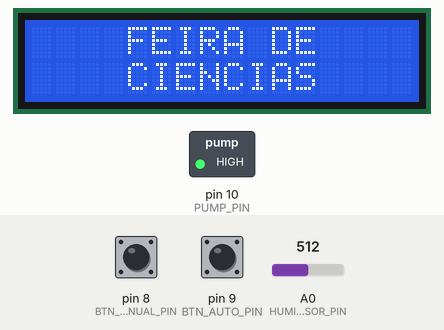
A sketch run on a simulated Arduino Uno, built with avr-gcc and run on an emulated ATmega328P. On the bench: 16×2 character LCD, switched loads named in the sketch (green lamp = pin HIGH). The test bench sets the inputs (shaded band); at power-on: pin 8 (BTN_MANUAL_PIN) HIGH, pin 9 (BTN_AUTO_PIN) HIGH, A0 (HUMIDITY_SENSOR_PIN) = 512.

Above: at 1.6 s.
At 4.2 s:
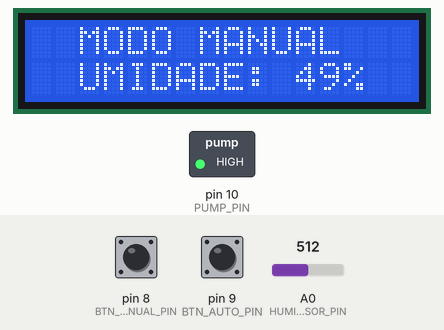
4.3 s: pin 8 (BTN_MANUAL_PIN) pulled LOW for 0.15 s
At 4.75 s:
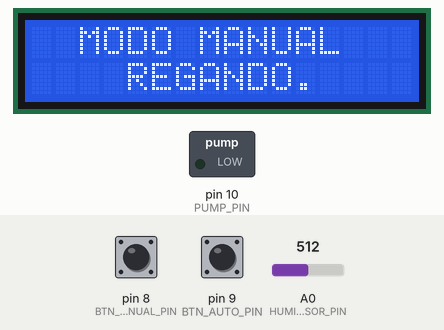
7.5 s: pin 9 (BTN_AUTO_PIN) pulled LOW for 0.15 s
8.2 s: A0 (HUMIDITY_SENSOR_PIN) set to 533
At 9.8 s:
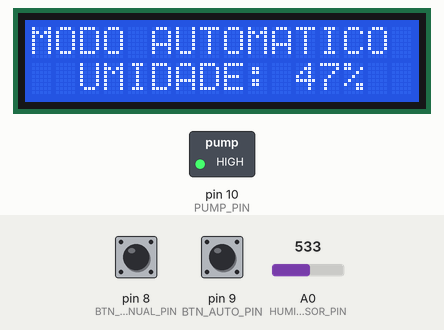
10.8 s: pin 8 (BTN_MANUAL_PIN) pulled LOW for 1 s
At 11.4 s:
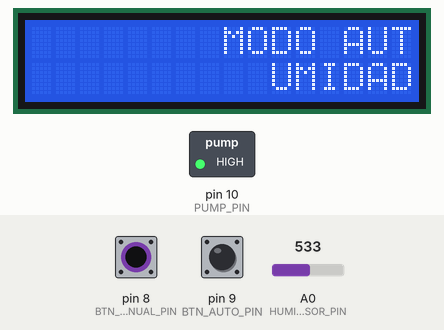
12.4 s: pin 9 (BTN_AUTO_PIN) pulled LOW for 1 s
14.0 s: A0 (HUMIDITY_SENSOR_PIN) set to 511
At 15.5 s:
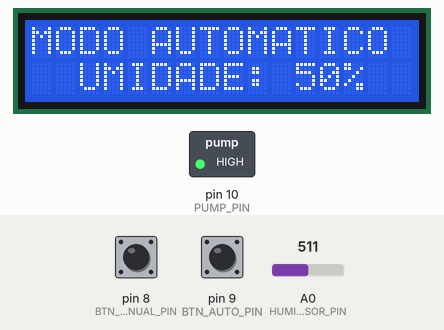
Timing chart, 0 to 17.0 s (numbered marks = the images above; inputs shaded):
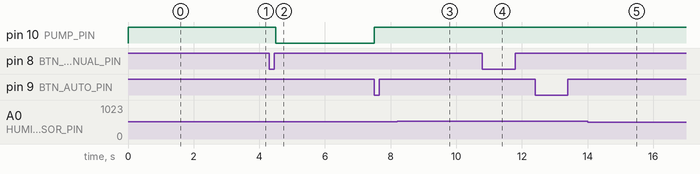

Measured:
- after the input at 4.3 s, pin 10 (PUMP_PIN): HIGH → LOW after 0.20 s; the display: changes after 0.21 s (image 2)
- after the input at 7.5 s, pin 10 (PUMP_PIN): LOW → HIGH at once
- after the input at 8.2 s, the display: first differs from a run without the input after 1.1 s (image 3)
- after the input at 10.8 s, the display: first changes at once (image 4 shows a later state)
- after the input at 14.0 s, the display: first differs from a run without the input after 0.63 s (image 5)
- what the display in image 0 shows lasts 1.5 s, from 1.6 s to 3.1 s
- what the display in image 2 shows lasts 0.5 s, from 4.5 s to 5.0 s

The sketch:

Main.ino
```cpp
// Inclui a biblioteca customizada do projeto

#include <ScienceFairGreenhouse.h>

// Define os pinos que serão utilizados para ligar os botões

#define BTN_MANUAL_PIN 8
#define BTN_AUTO_PIN 9

// Define o pino do sensor de umidade

#define HUMIDITY_SENSOR_PIN A0

// Define o pino do relé que acionará a bomba d'água

#define PUMP_PIN 10

// Limite de umidade. Se a umidade estiver abaixo desse valor, no modo automático, inicia a irrigação.
// Lê o valor analógico do sensor de umidade (0 = mais úmido, 1023 = mais seco).
// Como o sensor mede a resistência elétrica no solo (maior resistência = solo mais seco),
// o valor lido será invertido usando a função map() para que 1023 corresponda a 0% de umidade
// (solo seco) e 0 corresponda a 100% de umidade (solo úmido). Essa conversão é necessária
// para exibir a umidade de forma mais intuitiva na tela.

#define DRY_LIMIT 75

// Tempo (em milissegundos) que ficará irrigando no modo automático (1m)

#define IRRIGATION_DURATION 60000

// Tempo (em milissegundos) que ficará sem irrigar após finalizar a irrigação automatica (12h)

#define IRRIGATION_INTERVAL 43200000

// Tempo (em milissegundos) que ficará sem irrigar após finalizar a irrigação automatica caso esteja com o solo encharcado (1h)

#define IRRIGATION_INTERVAL_SOGGY_SOIL 3600000

#define SOGGY_SOIL_MESSAGE_DURATION 2000

// Tempo (em milissegundos) que ficará sem atualizar o valor da umidade (1s)

#define HUMIDITY_INTERVAL 1000

// Define os pinos que serão utilizados para ligação do display e inicia a variável do display
// A Classe display estende a classe LiquidCrystal

Display display(12, 11, 5, 4, 3, 2);

// Variável que armazenará o modo em que a irrigação está, é um enum importado da lib ScienceFairGreenhouse.h

IrrigationMode irrigationMode = IrrigationMode::MANUAL_MODE_OFF;

// Variável que armazenará o nivel da umidade

int currentHumidity = 0;

// Váriavel auxiliar para formatar a umidade para o display

char formatHumidity[17] = "";

// Váriaveis para controle de tempo sem travar a execução

unsigned long previousHumidityTimer = 0;
unsigned long previousIrrigationTimer = 0;
unsigned long irrigationStartTimer = 0;
unsigned long soggySoilMessageStartTimer = 0;

// Rodará uma vez

void setup() {

  // Define o tipo do pino dos botões (entrada, inverte o HIGH LOW)

  pinMode(BTN_MANUAL_PIN, INPUT_PULLUP);
  pinMode(BTN_AUTO_PIN, INPUT_PULLUP);

  // Define o tipo do pino do sensor de umidade (entrada)

  pinMode(HUMIDITY_SENSOR_PIN, INPUT);

  // Define o tipo de pino da bomba d'água (saída)

  pinMode(PUMP_PIN, OUTPUT);

  // Define o Valor HIGH na bomba d'água, para manter-lá desligada

  digitalWrite(PUMP_PIN, HIGH);

  // Inicia o Display e define as dimensões (quantidade de colunas e de linhas, respectivamente)

  display.begin(16, 2);

  // Chama a função de Introdução

  display.intro();

}

// Rodará em Looping até desligar o arduino

void loop() {

  // Pega o instante atual

  unsigned long currentTimer = millis();

  // Obtém o valor digital (HIGH, LOW) dos botões, não é obrigatório armazenar em uma váriavel mas é um bom costume
  // São declaradas dentro do void loop, pois não são utilizadas em outro escopo, o que deixa o código mais limpo

  int btnManualState = digitalRead(BTN_MANUAL_PIN);
  int btnAutoState = digitalRead(BTN_AUTO_PIN);

  // Lê o estado atual dos botões LOW == botão pressionado devido ao pullUp

  // Se o botão "Manual" for pressionado:

  if(btnManualState == LOW) {
    // Caso o estado de irrigação seja manual desligado, liga a irrigação no modo manual
    // Caso o contrário, apenas coloca em modo manual com irrigação desligada

    irrigationStartTimer = 0;

    if(irrigationMode == IrrigationMode::MANUAL_MODE_OFF) {
      // Seta o Modo de irrigação para manual ligado

      irrigationMode = IrrigationMode::MANUAL_MODE_ON;
    } else {
      // Animação de rolar para direita na troca de modo

      // Só chama a animação caso o modo seja diferente de manual ligado, para evitar que animação seja acionada sem que mude o modo
      // apenas desligue a irrigação ao invés de realmente trocar de automático para manual

      if(irrigationMode != IrrigationMode::MANUAL_MODE_ON)
        display.println("MODO MANUAL", formatHumidity, AnimationDirection::RIGHT_SCROLLING);

      // Seta o Modo de irrigação para manual desligado
      irrigationMode = IrrigationMode::MANUAL_MODE_OFF;
    }
    // Para evitar que faça mais de uma leitura em um clique
    delay(200);
  }

  // Se o botão "Automático" for pressionado, coloca a irrigação no modo automático

  if(btnAutoState == LOW) {
    // Só altera caso o modo de irrigação seja diferente de automático, para evitar que animação e o desligamento da bomba sejam acionados sem que mude o modo

    if(irrigationMode != IrrigationMode::AUTOMATIC_MODE) {
      // Para garantir que a bomba se mantenha desligada após trocar o estado
      digitalWrite(PUMP_PIN, HIGH);

      // Animação de rolar para esquerda na troca de modo

      display.println("MODO AUTOMATICO", formatHumidity, AnimationDirection::LEFT_SCROLLING);

      irrigationMode = IrrigationMode::AUTOMATIC_MODE;
    }
  }

  // Atualiza o valor da umidade a cada o intervalo de verificação (HUMIDITY_INTERVAL)

  if(currentTimer - previousHumidityTimer >= HUMIDITY_INTERVAL) {
    // Atualiza o valor do tempo anterior de atualização da umidade anterior

    previousHumidityTimer = currentTimer;

    // Obtém o valor análogico(0 a 1023) do sensor de umidade, sendo 0 mais úmido e 1023 mais seco.
    // Logo Após se utiliza o map, para inverter o valor, ou seja quanto maior mais úmido, e transforma em um percentual (0 a 100)

    currentHumidity = map(analogRead(HUMIDITY_SENSOR_PIN), 1023, 0, 0, 100);

    // Para formatar o texto da umidade e armazená-lo ná variável formatHumidity

    ("UMIDADE: " + (currentHumidity >= 10 ? currentHumidity : "0" + String(currentHumidity)) + "%").toCharArray(formatHumidity, 17);

  }

  // Modo de Irrigação Automática

  if(irrigationMode == IrrigationMode::AUTOMATIC_MODE) {

    // Verifica se já passou o tempo de espera (IRRIGATION_INTERVAL) desde a última irrigação
    // Separando pois as váriaveis de tempo são unsigned, ou seja apenas números naturais, logo
    // se currentTimer for menor que previousIrrigationTimer ocorreria um erro na subtração, pois
    // resultaria um número negativo, nisso ocorreria um underflow, que resultaria em número positivo
    // gigante que não deveria, resultando na conclusão da condicional em momentos indevidos.

    const bool irregationIntervalAux = (currentTimer < previousIrrigationTimer ? false :
     currentTimer - previousIrrigationTimer >= IRRIGATION_INTERVAL);

    if (irregationIntervalAux) {

      // Atualiza o valor do tempo anterior de espera da irrigação

      // Se a umidade estiver abaixo do limite, liga a bomba

      if (currentHumidity < DRY_LIMIT) {
        // Aciona a bomba d'água

        digitalWrite(PUMP_PIN, LOW);

        // Para garantir que não exiba a mensagem de solo encharcado

        soggySoilMessageStartTimer = 0;

        // Seta os valores auxiliares para que regue por pelo tempo de irrigação defindo e espere o tempo de espera definido, para regar novamente

        irrigationStartTimer = currentTimer;
        previousIrrigationTimer = currentTimer + IRRIGATION_DURATION;
      } else {
        display.println("MODO AUTOMATICO", "SOLO ENCHARCADO");

        // Caso o Solo esteja encharcado, checa novamente após um período menor, designado por (IRRIGATION_INTERVAL_SOGGY_SOIL)

        previousIrrigationTimer = currentTimer - (IRRIGATION_INTERVAL - IRRIGATION_INTERVAL_SOGGY_SOIL);

        // Salva o instante que mostrou a mensagem, para garantir que a mostre durante o tempo designado (soggySoilMessageStartTimer) sem travar a execução

        soggySoilMessageStartTimer = currentTimer;

      }
      // Caso a mensagem tenha sido mostrada durante o tempo designado (soggySoilMessageStartTimer) e esteja ativada (soggySoilMessageStartTimer > 0)
    } else if(soggySoilMessageStartTimer > 0 && (currentTimer - soggySoilMessageStartTimer >= SOGGY_SOIL_MESSAGE_DURATION)) {
      // Parar de mostrar a mensagem do solo encharcado

      soggySoilMessageStartTimer = 0;

      // Para garantir que a umidade esteja visível logo após desativar a mensagem de solo encharcado

      display.println("MODO AUTOMATICO", formatHumidity);

      // Para garantir que a mensagem mostre caso ainda esteja ativada
    } else if(soggySoilMessageStartTimer > 0) {
      display.println("MODO AUTOMATICO", "SOLO ENCHARCADO");
      // Controla apenas a mensagem de irrigação, para garantir que não ocorra nenhum problema
      // na renderização do display
    } else if (irrigationStartTimer > 0 && (currentTimer - irrigationStartTimer <= IRRIGATION_DURATION)) {
      display.onLoading("MODO AUTOMATICO", "REGANDO");
    }
     else {
      display.println("MODO AUTOMATICO", formatHumidity);
    }

    // Caso não tenha completado a irrigação, a mantém ligada pelo tempo determinado
    // Caso tenha completo, desliga a bomba d'água, também garante que
    // a bomba se mantenha desligada durante as múltiplas renderizações.
    // A primeira verificação serve para garantir que não mantenha acionado
    // caso não tenha sido acionado anteriormente.

    if (irrigationStartTimer > 0 && (currentTimer - irrigationStartTimer <= IRRIGATION_DURATION)) {
      digitalWrite(PUMP_PIN, LOW);
    } else {
      digitalWrite(PUMP_PIN, HIGH);
    }


  // Modo de Irrigação Manual

  } else if (irrigationMode == IrrigationMode::MANUAL_MODE_OFF) {
    // Mantém a bomba d'água desligada

    digitalWrite(PUMP_PIN, HIGH);

    // Printa a umidade e o modo na tela

    display.println("MODO MANUAL", formatHumidity);
  } else {
    // Mantém a bomba d'água desligada

    digitalWrite(PUMP_PIN, LOW);

    // Aciona a animação de Loading

    display.onLoading("MODO MANUAL", "REGANDO");
  }

}
```
